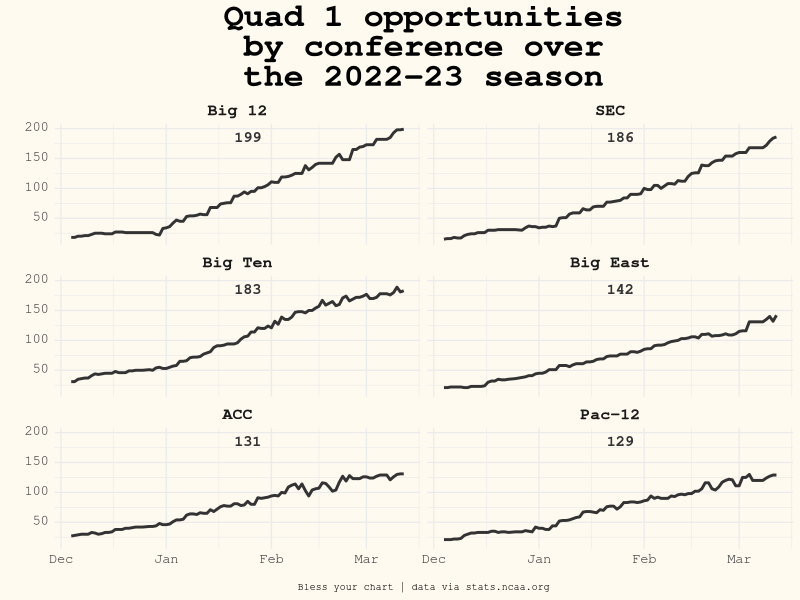

Source code (R):
## ---- chunk 1
net_last <- readr::read_csv("net_2023_szn.csv") 

net_last |> 
  dplyr::mutate(real_date = lubridate::mdy(date))  |> 
  dplyr::group_by(conf, real_date) |> 
  dplyr::reframe(quad_ones = sum(q1_win + q1_loss),
                 quad_twos = sum(q2_win + q2_loss), 
                 quad_threes = sum(q3_win + q3_loss),
                 quad_fours = sum(q4_win + q3_loss)) -> conf_q1
        
## ---- chunk 2
theme_me <- function() {
  # Create a base theme with minimal style
  base_theme <- ggplot2::theme_minimal(base_size = 10, base_family = "RobotoCondensed-Regular")
  
  # Customize the base theme with additional modifications
  custom_theme <- base_theme +
    ggplot2::theme(
      plot.title = ggplot2::element_text(
        hjust = 0.5,
        size = 24,
        face = "bold"
      ),
      plot.subtitle = ggplot2::element_text(
        hjust = 0.5,
        size = 10,
        lineheight = 0.25,
        vjust = -0.5
      ),
      plot.caption = ggplot2::element_text(
        hjust = 0.5,
        size = 6,
        lineheight = 0.35,
        margin = ggplot2::margin(t = 0.5)
      ),
      plot.background = ggplot2::element_rect(fill = "floralwhite", color = "floralwhite")
    )
  
  return(custom_theme)
} 
## ---- chunk 3

conf_levels <- conf_q1 |>
  dplyr::filter(conf %in% c("ACC", "Big 12", "SEC", 
                            "Pac-12", "Big Ten", "Big East")) |> 
  dplyr::filter(real_date == "2023-03-12") |> 
  dplyr::arrange(desc(quad_ones)) |>
  dplyr::pull(conf)

conf_lables <- conf_q1 |>
  dplyr::filter(conf %in% c("ACC", "Big 12", "SEC", 
                            "Pac-12", "Big Ten", "Big East")) |> 
  dplyr::filter(real_date == "2023-03-12") |> 
  dplyr::arrange(desc(quad_ones)) |>
  dplyr::select(conf, quad_ones, real_date)


conf_q1 |> 
  dplyr::filter(conf %in% c("ACC", "Big 12", "SEC", 
                            "Pac-12", "Big Ten", "Big East")) |>
  dplyr::mutate(conf = factor(conf, levels = conf_levels)) |> 
  ggplot2::ggplot(ggplot2::aes(x = real_date, y = quad_ones, group = conf)) +
  ggplot2::geom_line(color = "#333333", linewidth = 1) +
  ggplot2::scale_y_continuous(breaks = seq(0, 200, 50)) +
  ggplot2::facet_wrap(~conf, nrow = 3)  +
  ggplot2::geom_text(
    data = conf_lables |> 
      dplyr::mutate(conf = factor(conf, levels = conf_levels)),
    y = 185,
    x = as.Date("2023-01-25"),
    label=conf_lables$quad_ones,
    color = "#333333",
    fontface = "bold",
    family = "mono"
  ) + 
  theme_me() +
  ggplot2::theme(legend.position = "none", 
                 plot.title = ggtext::element_markdown(face ='bold', family = 'mono'),
                 strip.text.x = ggtext::element_markdown(size = 12, 
                                                         face ='bold', family = 'mono'),
                 plot.caption = ggtext::element_markdown(size = 7, family = 'mono'),
                 axis.text.x = ggtext::element_markdown(size = 10, family = 'mono'),  
                 axis.text.y = ggtext::element_markdown(size = 10, family = 'mono')
  ) +
  ggplot2::labs(x = "",
                y = "",
                title = "Quad 1 opportunities  \nby conference over  \nthe 2022-23 season",
                caption = "Bless your chart | data via stats.ncaa.org"
  ) -> conf_plot 


ggplot2::ggsave(
  "conf_plot.png",
  conf_plot,
  w = 6.5,
  h = 8.5,
  dpi = 600,
  type = 'cairo'
)

conf_plot
